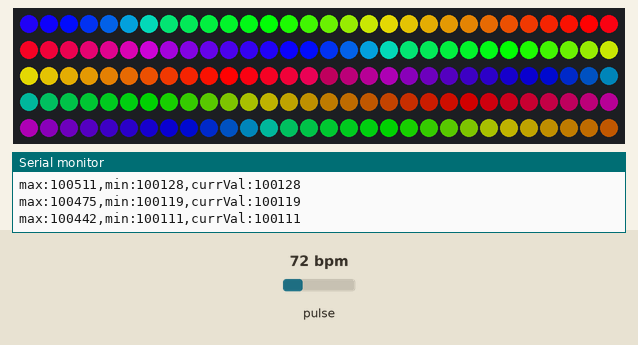
Recording of a sketch running on a simulated ESP32. On the bench: 150 RGB LEDs in strip order, left to right, continuing on the next row, the last lines printed to the serial monitor. Inputs (shaded band) come from the test bench; at power-on: pulse 72 bpm.

Above: at 1.2 s.
1.3 s: pulse set to 42 bpm
At 1.97 s:
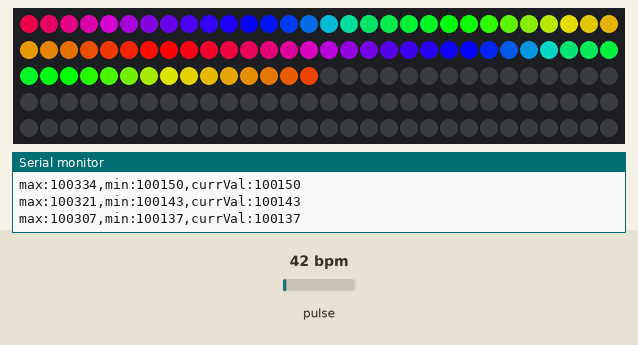
4.3 s: pulse set to 70 bpm
At 4.69 s:
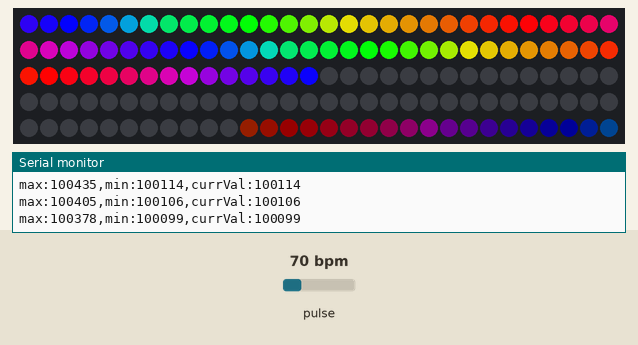
6.0 s: pulse set to 100 bpm
At 7.4 s:
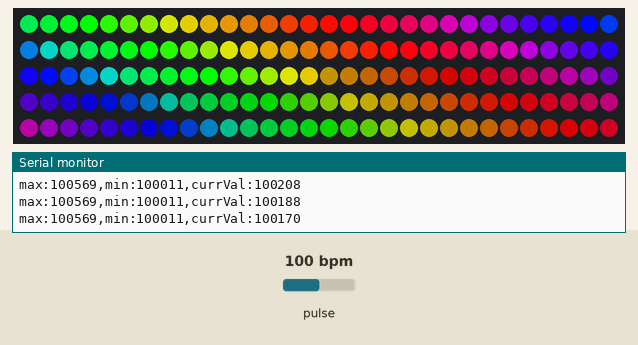
Timing chart, 0 to 9.0 s (numbered marks = the images above; inputs shaded):
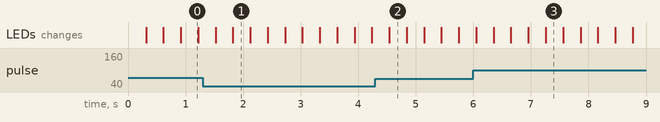

The sketch:

biofeedback.ino
```cpp
#include <Wire.h>
#include "MAX30105.h"

#include <FastLED.h>
#define DATA_PIN    25
#define LED_TYPE    WS2811
#define COLOR_ORDER GRB
#define NUM_LEDS    150
#define BRIGHTNESS  255

CRGB leds[NUM_LEDS];

MAX30105 particleSensor;

uint32_t samplesSoFar = 0;

const uint8_t bufferCount = 20; // Magic number
uint32_t values [bufferCount];

const uint8_t wavelengthCount = 5; // Magic number
uint8_t wavelengthsIndex = 0;
uint32_t wavelengths [wavelengthCount];
bool aboveMiddle = true;
uint32_t lastDipStart = 0;
bool wavelengthsAreReady = false;

uint8_t max_log_variance = 1;
uint8_t min_log_variance = 255;

uint32_t wavelengthA = -1;
uint32_t wavelengthB = -1;
bool changeNextRecordingIsAOnUntouch = false;
bool nextRecordingIsA = true;

const uint8_t recordingCount = 50; // Magic number
uint8_t recordingLength = 0;

void setup()
{
  Serial.begin(115200);
  Serial.println("Initializing...");

  // Initialize sensor
  if (!particleSensor.begin(Wire, I2C_SPEED_FAST)) //Use default I2C port, 400kHz speed
  {
    Serial.println("MAX30105 was not found. Please check wiring/power. ");
    while (1);
  }

   // Magic numbers
  //Setup to sense a nice looking saw tooth on the plotter
  byte ledBrightness = 0x3F; //Options: 0=Off to 255=50mA
  byte sampleAverage = 8; //Options: 1, 2, 4, 8, 16, 32
  byte ledMode = 2; //Options: 1 = Red only, 2 = Red + IR, 3 = Red + IR + Green
  int sampleRate = 100; //Options: 50, 100, 200, 400, 800, 1000, 1600, 3200
  int pulseWidth = 118; //Options: 69, 118, 215, 411
  int adcRange = 4096; //Options: 2048, 4096, 8192, 16384

  particleSensor.setup(ledBrightness, sampleAverage, ledMode, sampleRate, pulseWidth, adcRange); //Configure sensor with these settings

  // tell FastLED about the LED strip configuration
  FastLED.addLeds<LED_TYPE,DATA_PIN,COLOR_ORDER>(leds, NUM_LEDS)
    .setCorrection(TypicalLEDStrip)
    .setDither(BRIGHTNESS < 255);

  // set master brightness control
  FastLED.setBrightness(BRIGHTNESS);
}

double normalize(double max, double min, double val) {
  return ((2*val - (max+min)) / (max - min)) * 100;
}

uint8_t map_me(uint8_t x, uint8_t in_min, uint8_t in_max, uint8_t out_min, uint8_t out_max) {
  return (x - in_min) * (out_max - out_min) / (in_max - in_min) + out_min;
}

uint8_t to_brightness(uint32_t max, uint32_t min, uint32_t val) {
  return (val - min) * 255 / (max - min);
}

uint8_t brightness_by_index(uint16_t i, uint8_t bri8a, uint8_t bri8b)
{
  uint16_t dome1a = 19;
  uint16_t dome1b = 48;
  uint16_t dome1c = 75;
  uint16_t dome2a = 105;
  uint16_t dome2b = 124;
  uint8_t one_third_brigthness = 255 / 3;
  uint8_t two_thirds_brigthness = 2 * 255 / 3;
  if (i < dome1a) {
    return bri8a;
  } else if (dome1a <= i && i < dome1b) {
    if (one_third_brigthness < bri8a) {
      return bri8a;
    } else {
      return 0;
    }
  } else if (dome1b <= i && i < dome1c) {
    if (two_thirds_brigthness < bri8a) {
      return bri8a;
    } else {
      return 0;
    }
  } else if (dome1c <= i && i < dome2a) {
    return bri8b;
  } else if (dome2a <= i && i < dome2b) {
    if (one_third_brigthness < bri8b) {
      return bri8b;
    } else {
      return 0;
    }
  } else if (dome2b <= i) {
    if (two_thirds_brigthness < bri8b) {
      return bri8b;
    } else {
      return 0;
    }
  }
}

void pride(uint8_t bri8a, uint8_t bri8b)
{
  static uint16_t sLastMillis = 0;
  static uint16_t sHue16 = 0;

  uint8_t sat8 = beatsin88( 87, 220, 250);
  uint16_t hue16 = sHue16;
  uint16_t hueinc16 = beatsin88(113, 1, 3000);

  uint16_t ms = millis();
  uint16_t deltams = ms - sLastMillis ;
  sLastMillis  = ms;
  sHue16 += deltams * beatsin88( 400, 5,9);

  for( uint16_t i = 0 ; i < NUM_LEDS; i++) {
    hue16 += hueinc16;
    uint8_t hue8 = hue16 / 256;

    uint8_t bri8 = brightness_by_index(i, bri8a, bri8b);
    // Serial.println(bri8);
    CRGB newcolor = CHSV( hue8, sat8, bri8);

    uint16_t pixelnumber = i;
    pixelnumber = (NUM_LEDS-1) - pixelnumber;
    leds[pixelnumber] = newcolor;

    // nblend( leds[pixelnumber], newcolor, 32);
  }
}

uint8_t wavelength_to_wave(uint32_t wavelength) {
  uint32_t ms = millis() % wavelength;
  // sin takes radians and returns -1 to 1
  return (sin(TWO_PI * ms / wavelength) + 1) * 255 / 2;
}

void loop()
{
  // INITIAL COLLECTION
  uint32_t currVal = particleSensor.getIR();
  bool isTouched = currVal > 75000; // Magic number
  values[samplesSoFar % bufferCount] = currVal;
  samplesSoFar++;
  if (samplesSoFar < bufferCount) {
    return;
  }

  // MAX AND MIN FOR NORMALIZATION
  uint32_t max = currVal;
  uint32_t min = currVal;
  for (uint32_t i = 0; i < bufferCount; i++) {
    if (max < values[i]) {
      max = values[i];
    }
    if (min > values[i]) {
      min = values[i];
    }
  }
  uint32_t middle = (max + min) / 2;

  // WAVELENGTH GATHERING
  uint32_t ms = millis();
  uint32_t msSinceLastDip = ms - lastDipStart;
  if (aboveMiddle && currVal < middle) {
    aboveMiddle = false;
    wavelengths[wavelengthsIndex] = msSinceLastDip;
    wavelengthsIndex++;
    if (wavelengthsIndex == wavelengthCount) {
      wavelengthsIndex = 0;
      wavelengthsAreReady = true;
    }
    lastDipStart = ms;
  } else if (!aboveMiddle && currVal >= middle) {
    aboveMiddle = true;
  }

  // WAVELENGTH AVG AND VARIANCE
  uint32_t wavelengthSum = 0;
  uint32_t wavelengthAvg = 950;
  uint32_t wavelengthVariance = 0;
  for (uint32_t i = 0; i < wavelengthCount; i++) {
    wavelengthSum += wavelengths[i];
  }
  wavelengthAvg = wavelengthSum / wavelengthCount;
  for (uint32_t i = 0; i < wavelengthCount; i++) {
    uint32_t error = wavelengths[i] - wavelengthAvg;
    wavelengthVariance += error * error;
  }
  // uint8_t log_variance = log(wavelengthVariance);
  // if (log_variance > max_log_variance) {
  //   max_log_variance = log_variance;
  // } if (log_variance < min_log_variance) {
  //   min_log_variance = log_variance;
  // }

  // RECORDING
  if (isTouched && wavelengthsAreReady && wavelengthVariance < 10000) { // Magic number
    if (recordingLength < recordingCount) {
      recordingLength++;
    }
    if (recordingLength >= recordingCount) {
      changeNextRecordingIsAOnUntouch = true;
      if (nextRecordingIsA) {
        wavelengthA = wavelengthAvg;
      } else {
        wavelengthB = wavelengthAvg;
      }
    }
  } else {
    recordingLength = 0;
  }

  if (changeNextRecordingIsAOnUntouch && !isTouched) {
    nextRecordingIsA = !nextRecordingIsA;
    changeNextRecordingIsAOnUntouch = false;
    recordingLength = 0;
  }

  uint8_t brightnessA = 255;
  uint8_t brightnessB = 255;
  if (wavelengthA != -1) {
    brightnessA = wavelength_to_wave(wavelengthA * 2);
  }
  if (wavelengthB != -1) {
    brightnessB = wavelength_to_wave(wavelengthB * 2);
  }
  if (isTouched) {
    if (nextRecordingIsA) {
      brightnessA = to_brightness(max, min, currVal);
    } else {
      brightnessB = to_brightness(max, min, currVal);
    }
  }

  // fill_solid(leds, NUM_LEDS, CHSV(80, map_me(log_variance, min_log_variance, max_log_variance, 0, 255), brightnessA));
  // debug_color(brightnessA, brightnessB);
  pride(brightnessA, brightnessB);
  FastLED.show();

  Serial.print("max:");
  Serial.print(max);
  Serial.print(",min:");
  Serial.print(min);
  Serial.print(",currVal:");
  Serial.println(currVal);
  // Serial.print(",aboveMiddle:");
  // Serial.print(aboveMiddle);
  // Serial.print(",wavelengthVariance:");
  // Serial.print(wavelengthVariance);
  // Serial.print(",wavelengthAvg:");
  // Serial.print(wavelengthAvg);
  // Serial.print(",wavelengthA:");
  // Serial.print(wavelengthA);
  // Serial.print(",wavelengthB:");
  // Serial.println(wavelengthB);

  // double normalized = normalize(max,min,currVal);
  // Serial.print("actual_value:");
  // Serial.print(normalized);
  // Serial.print(",progress_towards_recording:");
  // int progress_towards_recording = -100 + recordingLength * 4;
  // Serial.print(progress_towards_recording > 100 ? 100 : progress_towards_recording);
  // Serial.print(",recording:");
  // if (isTouched) {
  //   if (aboveMiddle) {
  //     Serial.println(100);
  //   } else {
  //     Serial.println(-100);
  //   }
  // } else {
  //   if (recordingAComplete) {
  //     Serial.println(normalize(recordingAMax,recordingAMin,completeRecordingA[samplesSoFar % recordingCount]));
  //   }
  //   else {
  //     Serial.println(0);
  //   }
  // }
}
```
